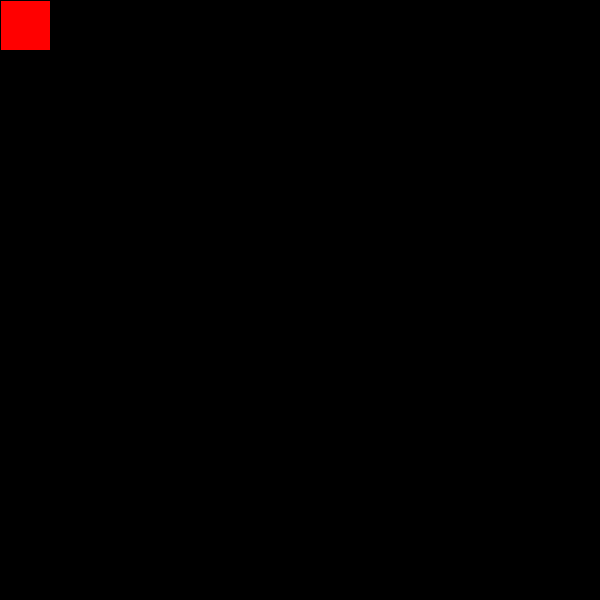
Frame 1 (no input)
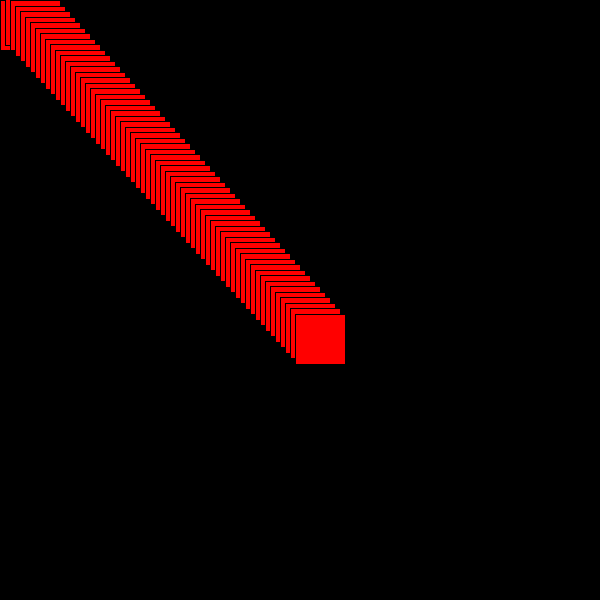
Frame 60 (the mouse pressed at the canvas centre just before this capture)
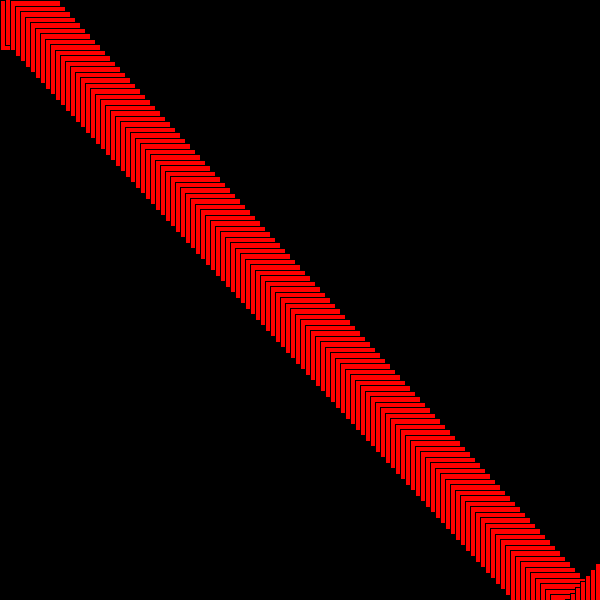
Frame 120 (the mouse held since frame 60 and released just before this capture)

The Processing sketch that drew these frames (run headless with seeded random() and noise(); from frame 60 on, the mouse is pressed at the canvas centre):

// Processing sketch: bouncing_rect_fast_refl_
// ── bouncing_rect_fast_refl_.pde
float circleX=0 ,circleY=0;
float xspeed=5;
float yspeed=-5;
void setup()
{
  size(600, 600);
  
  background(0);
}
void draw()
{fill(255,0,0);
  rect(circleX, circleY, 50, 50);
  circleY=circleY+yspeed;
  circleX=circleX+xspeed;
  if (circleX>width||circleX<0) {

    xspeed=xspeed*-1.1;
  }
  
  if(circleY>height||circleY<0)
  {yspeed=yspeed*-1.1;
  }
}
